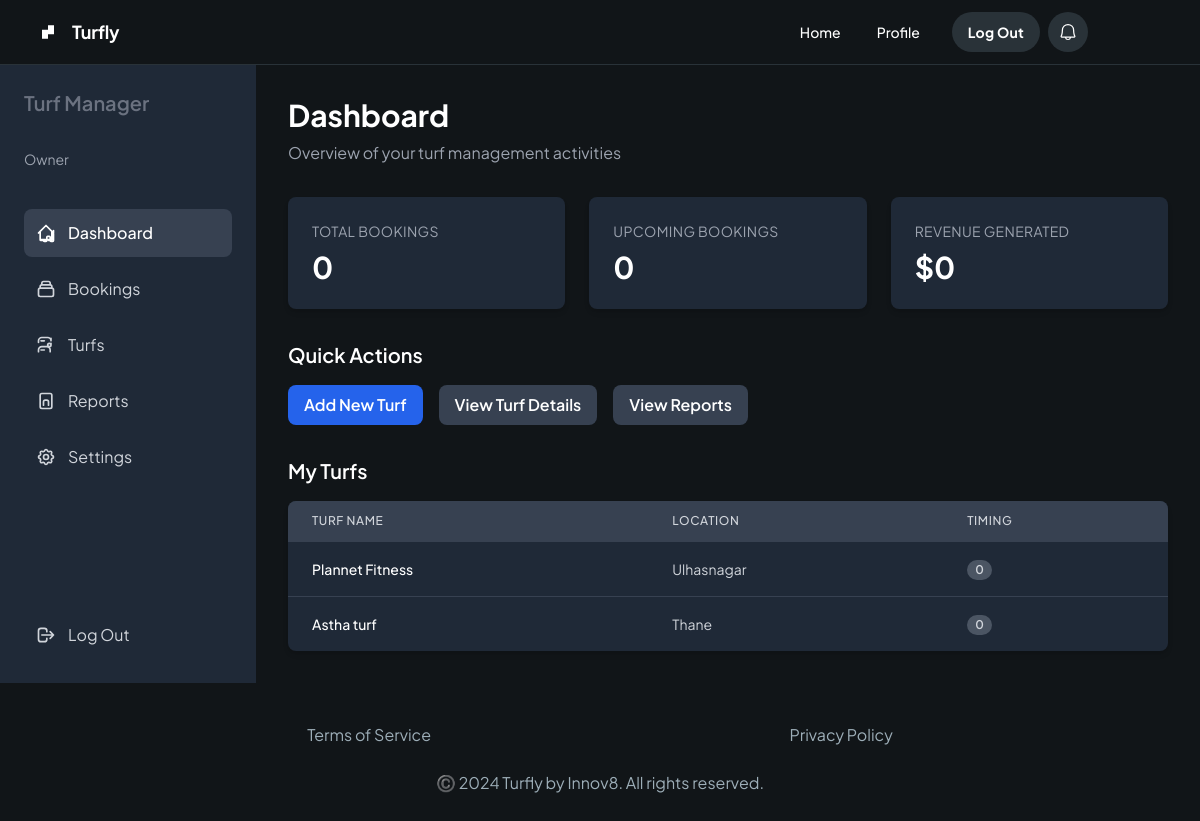
The page /owner/dashboard/ (signed in) on the database as committed earlier.
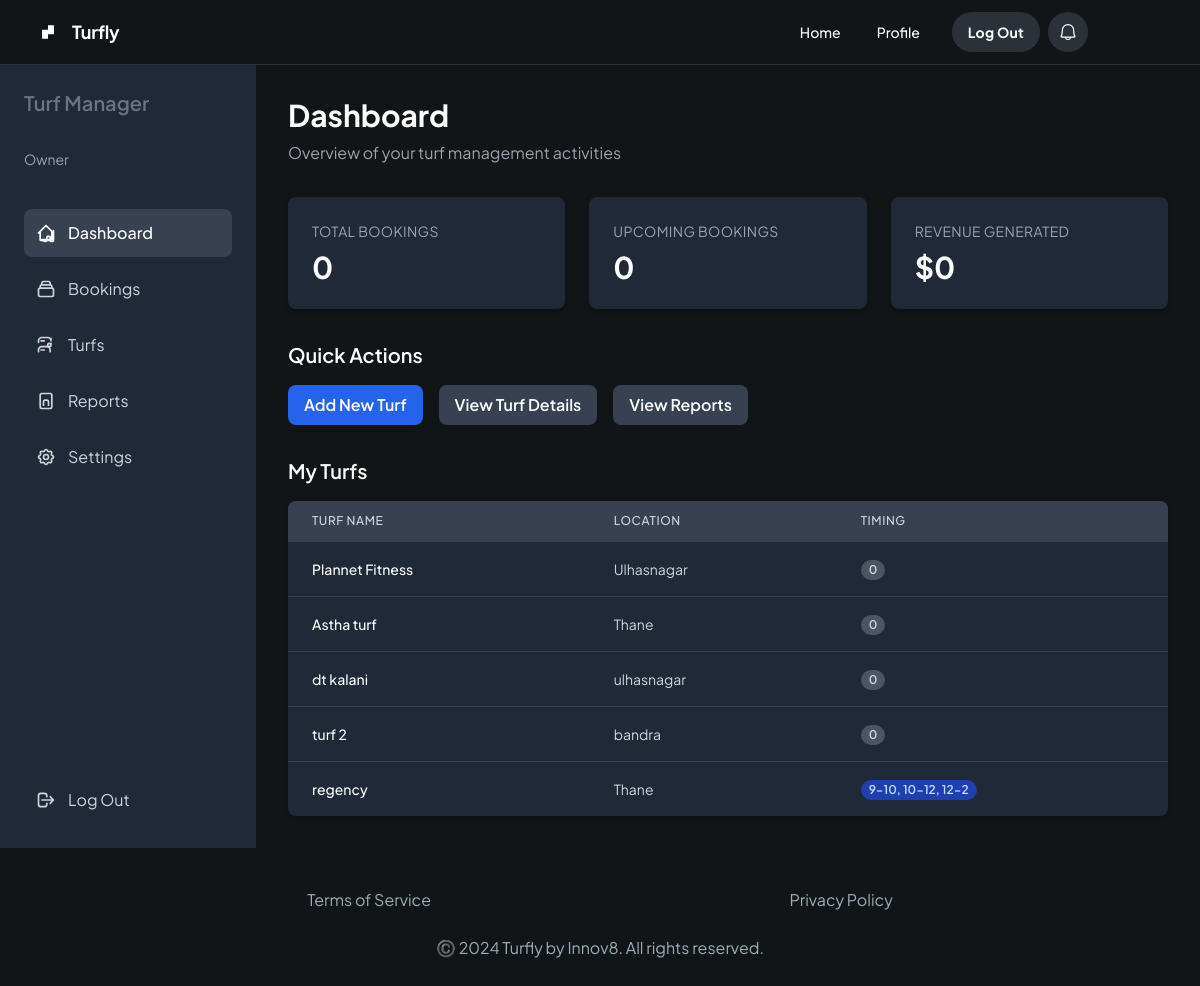
The same page on the database as committed later.
### owner/models.py (models this page shows, shortened)
class Turf(models.Model):
    owner = models.ForeignKey(User, on_delete=models.CASCADE, limit_choices_to={'user_type': 'owner'})
    name = models.CharField(max_length=100)
    location = models.CharField(max_length=255)
    description = models.TextField(blank=True)
    image = models.ImageField(upload_to='turf_images/', blank=True, null=True)
    amenities = models.CharField(max_length=255, blank=True, help_text='Comma-separated list of amenities')
    price_per_hour = models.DecimalField(max_digits=8, decimal_places=2)
    rating = models.FloatField(default=0, help_text='Average rating from 0 to 5')
    available_time_slots = models.CharField(max_length=255, blank=True, help_text="Comma-separated list of available time slots, e.g. '09:00-10:00,10:00-11:00'")
    created_at = models.DateTimeField(auto_now_add=True)
    updated_at = models.DateTimeField(auto_now=True)

### owner/views.py (the view)
# urls.py: path('dashboard/', views.dashboard, name='owner_dashboard'),
def dashboard(request):
    if not hasattr(request.user, 'user_type') or request.user.user_type != 'owner':
        return redirect('account_login')  # or some error page
    turfs = Turf.objects.filter(owner=request.user)
    bookings = Booking.objects.filter(turf__owner=request.user).select_related('turf', 'user')
    context = {
        'turfs': turfs,
        'bookings': bookings,
    }
    return render(request, 'owner/dashboard.html', context)

### owner/templates/owner/dashboard.html (shortened to what the changed rows need)
{% extends 'layout.html' %}
{% load static %}
{% block content %}
    <div class="flex min-h-screen-minus-navbar-footer">
        <main class="flex-1 p-8 overflow-y-auto">
            <h1 class="text-3xl font-bold mb-2">Dashboard</h1>
            <div class="mb-8">
                <h2 class="text-xl font-semibold mb-4">Quick Actions</h2>
            </div>
            <div>
                <h2 class="text-xl font-semibold mb-4">My Turfs</h2>
                <div class="bg-gray-800 rounded-lg shadow-md overflow-hidden">
                    <table class="min-w-full divide-y divide-gray-700">
                        <thead class="bg-gray-700">
                            <tr>
                                <th scope="col" class="px-6 py-3 text-left text-xs font-medium text-gray-300 uppercase tracking-wider">Turf Name</th>
                                <th scope="col" class="px-6 py-3 text-left text-xs font-medium text-gray-300 uppercase tracking-wider">Location</th>
                                <th scope="col" class="px-6 py-3 text-left text-xs font-medium text-gray-300 uppercase tracking-wider">Timing</th>
                            </tr>
                        </thead>
                        <tbody class="divide-y divide-gray-700">
                            {% for turf in turfs %}
                            <tr>
                                <td class="px-6 py-4 whitespace-nowrap text-sm font-medium text-white">{{ turf.name }}</td>
                                <td class="px-6 py-4 whitespace-nowrap text-sm text-gray-300">{{ turf.location }}</td>
                                <td class="px-6 py-4 whitespace-nowrap text-sm">
                                    {% if turf.available_time_slots %}
                                        <span class="px-2 inline-flex text-xs leading-5 font-semibold rounded-full bg-blue-800 text-blue-200">{{ turf.available_time_slots }}</span>
                                    {% else %}
                                        <span class="px-2 inline-flex text-xs leading-5 font-semibold rounded-full bg-gray-600 text-gray-300">0</span>
                                    {% endif %}
                                </td>
                            </tr>
                            {% empty %}
                            <tr>
                                <td colspan="3" class="px-6 py-4 whitespace-nowrap text-sm text-gray-400 text-center">No turfs available.</td>
                            </tr>
                            {% endfor %}
                        </tbody>
                    </table>
                </div>
            </div>
        </main>
    </div>
{% endblock content %}

Rows that differ between the two databases and show on the page:
added Turf: name "dt kalani", location "ulhasnagar", available_time_slots "0"
added Turf: name "turf 2", location "bandra", available_time_slots "0"
added Turf: name "regency", location "Thane", available_time_slots "9-10, 10-12, 12-2"
